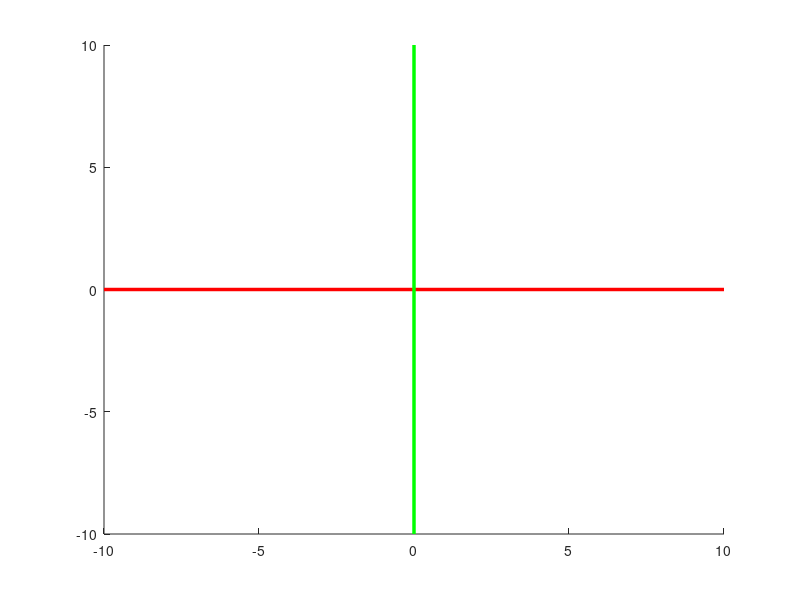

Reproduce this figure in MATLAB.
function printAxis()
line([-10 10],[0 0],[0 0], 'color',[1 0 0],'linewidth',2.5);
line([0 0],[-10 10],[0 0], 'color',[0 1 0],'linewidth',2.5);
line([0 0],[0 0],[-10 10], 'color',[0 0 1],'linewidth',2.5);
end
 %ESTA FUNCION AYUDA A IMPRIMIR EJHE X Y EJE Y